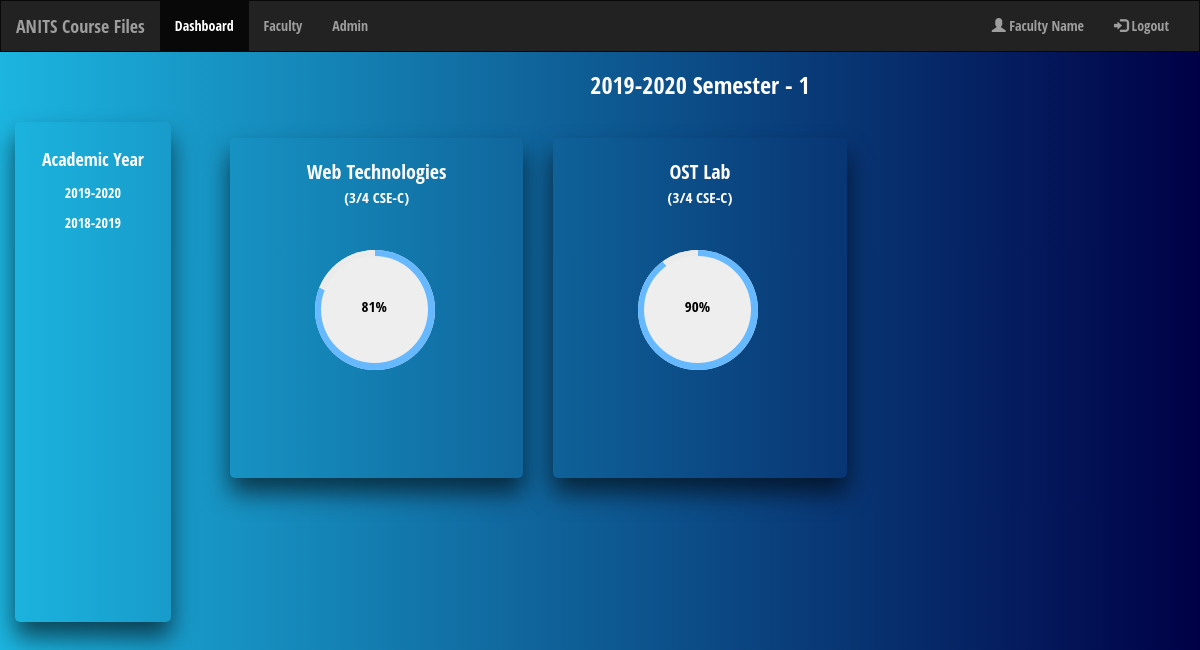
Page /dashboard/index.php?acyear=2019-2020 (signed in) on the committed database.
### tables this page shows
CREATE TABLE `subjects` (
  `sid` int(255) NOT NULL,
  `fid` int(255) NOT NULL,
  `academic_year` varchar(12) NOT NULL,
  `subject_name` varchar(50) NOT NULL,
  `year` int(10) NOT NULL,
  `semester` int(10) NOT NULL,
  `section` varchar(20) NOT NULL,
  `progress` int(10) NOT NULL
);

### dashboard/index.php (the view, shortened to what this page needs)
<?php
include ("../login/header.php");
require "../db.php";
$fid = $_SESSION['userid'];
$qry = "SELECT distinct academic_year from subjects where fid = '$fid' order by substr(academic_year,2,2) desc ";
$res = mysqli_query ($db, $qry);
if (isset($_GET['acyear']))
{
	$acyear = $_GET['acyear'];
	$qry = "SELECT * from subjects where academic_year='$acyear' and fid='$fid' and semester=2 ";
	$sem2 = mysqli_query ($db, $qry);
	$qry = "SELECT * from subjects where academic_year='$acyear' and fid='$fid' and semester=1 ";
	$sem1 = mysqli_query ($db, $qry);
}
?>
<!DOCTYPE html>
<html>
<head>
	<link rel="stylesheet" type="text/css" href="../css/bootstrap.min.css">
	<link rel="stylesheet" type="text/css" href="progress-circle.css">
</head>
<body>
	<div>
		<div class="container-fluid">
			<div class="row">
				<div class="col-sm-2">
					<div class="container-fluid">
						<div class="row">
							<div class="col-sm-11 sidebar" style="">
								<div style="font-size: 18px; text-align: center; color: white; margin-bottom: 10px;">Academic Year</div>
								<?php while ($row=mysqli_fetch_assoc($res)) { ?>
									<div class="sidebar-option"><a href="index.php?acyear=<?php echo $row['academic_year']; ?>"><?php echo $row['academic_year']; ?></a></div>
								<?php } ?>
							</div>
						</div>
					</div>
				</div>
				<div class="col-sm-10">
					<div class="container-fluid">
						<?php
						if (isset($sem2))
						if (mysqli_num_rows($sem1)>0) { ?>
						<h3 style="color: #fff; text-align: center;"><?php echo $acyear ?> Semester - 1</h3>
						<?php } ?>
						<div class="row">
							<?php
							if (isset($sem1))
							while ($row = mysqli_fetch_assoc($sem1)) {
								$sid = $row['sid'];
								$qry = "SELECT * FROM status where sid='$sid' ";
								$array = mysqli_fetch_array(mysqli_query($db, $qry));
								$progress = 0;
								for ($i=1;$i<12;$i++) if ($array[$i]=="Completed") $progress++;
								$progress = floor(($progress/11)*100);
							?>
							<div class="col-sm-4">
								<div class="card" onclick="window.location.href='index.php?sid=<?php echo $row['sid']."&subject_name=".$row['subject_name'] ?>'">
									<div class="subject"><?php echo $row['subject_name'] ?></div>
									<div class="section">(<?php echo $row['year'] ?>/4 <?php echo $row['section'] ?>)</div>
									<div class="progress-circle progress-<?php echo $progress ?>" style="left: 50%;top: 0%;transform: translate(-60%,-90%);margin-top: 150px;"><span><?php echo $progress ?></span></div>
								</div>
							</div>
							<?php } ?>
						</div>
					</div>
				</div>
			</div>
		</div>
	</div>
</body>
</html>

### dashboard/progress-circle.css (style rules this page uses)
body { font-family: 'Open Sans Condensed', sans-serif; }
.progress-circle { position: relative; display: inline-block; margin: 1rem; width: 120px; height: 120px; border-radius: 50%; background-color: #ebebeb; }
.progress-circle:after { content: ''; display: inline-block; width: 100%; height: 100%; border-radius: 50%; -webkit-animation: colorload 2s; animation: colorload 2s; }
.progress-circle span { font-size: 1.5rem; color: #000; position: absolute; left: 30%; top: 30%; display: block; width: 107px; height: 107px; line-height: 100px; margin-left: -30px; margin-top: -30px; text-align: center; border-radius: 50%; background: #eee; z-index: 1; }
.progress-circle span:after { content: "%"; font-weight: 600; color: #000; }
.progress-circle.progress-81:after { background-image: linear-gradient(21.6deg, #66b8ff 50%, transparent 50%, transparent), linear-gradient(270deg, #66b8ff 50%, #ebebeb 50%, #ebebeb); }
.progress-circle.progress-90:after { background-image: linear-gradient(54deg, #66b8ff 50%, transparent 50%, transparent), linear-gradient(270deg, #66b8ff 50%, #ebebeb 50%, #ebebeb); }

### dashboard/index.php (style rules this page uses)
body { background: linear-gradient(to right, #1CB5E0, #000046); }
.sidebar { position: relative; display: block; margin-top: 70px; height: 500px; background: rgba(0,0,0,0); box-sizing: border-box; box-shadow: 0 15px 25px rgba(0,0,0,0.6); border-radius: 5px; padding: 6px 0px 6px 0px; padding-top: 25px; }
.sidebar a { text-decoration: none; color: white; width: 100%; }
.sidebar-option { height: 30px; text-align: center; transition: 0.3s ease-in-out; }
.card { position: relative; margin: 30px 0; height: 42.5%; background: rgba(0,0,0,0); padding: 20px; box-sizing: border-box; box-shadow: 0 15px 25px rgba(0,0,0,0.6); border-radius: 5px; }
.card .subject { color: white; text-align: center; font-size: 20px; }
.card .section { color: white; text-align: center; font-size: 15px; }

### rows in the picture
subjects: subject_name "Web Technologies", year "3", section "CSE-C", progress "81"
subjects: subject_name "OST Lab", year "3", section "CSE-C", progress "90"

### other values in the picture
$_SESSION['name'] "Faculty Name"
$row['academic_year'] "2019-2020"
$row['academic_year'] "2018-2019"
$acyear "2019-2020"
